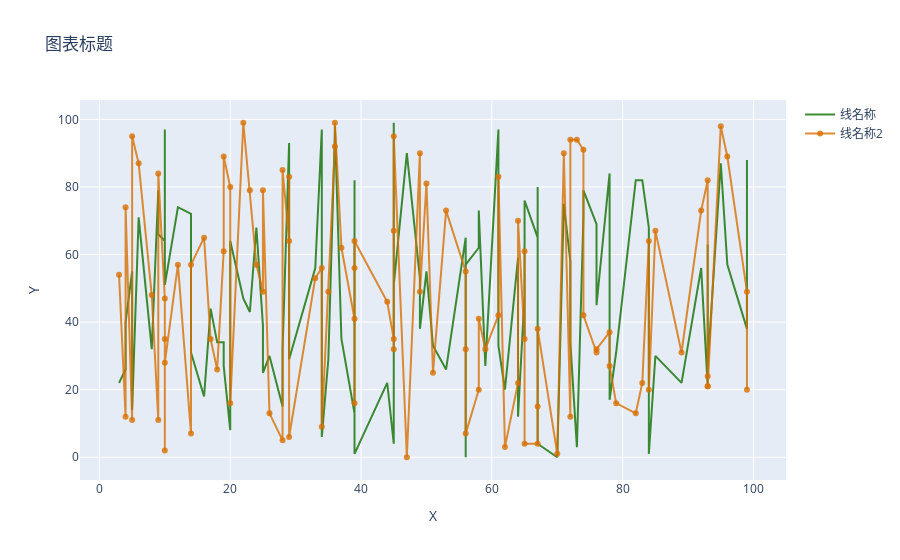

The notebook cell this image was saved under:
### Code cell
# 更新
fig.update_layout(
    title="图表标题"
)

### Figure 1 — Plotly figure (JSON) as saved in the notebook; plotly's stock layout.template omitted (floating-point values rounded to 4 significant figures)
{"data": [{"marker": {"color": "rgba(16, 112, 2, 0.8)"}, "mode": "lines", "name": "线名称", "text": [3, 4, 4, 5, 5, 6, 8, 9, 9, 10, 10, 10, 10, 12, 14, 14, 16, 17, 18, 19, 19, 20, 20, 22, 23, 24, 25, 25, 26, 28, 28, 29, 29, 29, 33, 34, 34, 35, 36, 36, 37, 39, 39, 39, 39, 44, 45, 45, 45, 45, 47, 49, 49, 50, 51, 53, 56, 56, 56, 58, 58, 59, 61, 61, 62, 64, 64, 65, 65, 65, 67, 67, 67, 70, 71, 72, 72, 73, 74, 74, 76, 76, 78, 78, 79, 82, 83, 84, 84, 85, 89, 92, 93, 93, 93, 93, 95, 96, 99, 99], "type": "scatter", "x": [3, 4, 4, 5, 5, 6, 8, 9, 9, 10, 10, 10, 10, 12, 14, 14, 16, 17, 18, 19, 19, 20, 20, 22, 23, 24, 25, 25, 26, 28, 28, 29, 29, 29, 33, 34, 34, 35, 36, 36, 37, 39, 39, 39, 39, 44, 45, 45, 45, 45, 47, 49, 49, 50, 51, 53, 56, 56, 56, 58, 58, 59, 61, 61, 62, 64, 64, 65, 65, 65, 67, 67, 67, 70, 71, 72, 72, 73, 74, 74, 76, 76, 78, 78, 79, 82, 83, 84, 84, 85, 89, 92, 93, 93, 93, 93, 95, 96, 99, 99], "y": [22, 26, 40, 55, 14, 71, 32, 79, 66, 64, 70, 97, 51, 74, 72, 31, 18, 44, 34, 34, 27, 8, 64, 47, 43, 68, 39, 25, 30, 15, 32, 93, 90, 29, 56, 97, 6, 29, 96, 98, 35, 13, 82, 63, 1, 22, 4, 12, 99, 51, 90, 53, 38, 55, 33, 26, 65, 0, 57, 62, 73, 27, 97, 33, 20, 59, 12, 48, 35, 76, 65, 80, 4, 0, 75, 58, 34, 3, 71, 79, 69, 45, 84, 17, 31, 82, 82, 68, 1, 30, 22, 56, 21, 63, 60, 27, 87, 57, 38, 88]}, {"marker": {"color": "rgba(216, 112, 2, 0.8)"}, "mode": "lines+markers", "name": "线名称2", "text": [3, 4, 4, 5, 5, 6, 8, 9, 9, 10, 10, 10, 10, 12, 14, 14, 16, 17, 18, 19, 19, 20, 20, 22, 23, 24, 25, 25, 26, 28, 28, 29, 29, 29, 33, 34, 34, 35, 36, 36, 37, 39, 39, 39, 39, 44, 45, 45, 45, 45, 47, 49, 49, 50, 51, 53, 56, 56, 56, 58, 58, 59, 61, 61, 62, 64, 64, 65, 65, 65, 67, 67, 67, 70, 71, 72, 72, 73, 74, 74, 76, 76, 78, 78, 79, 82, 83, 84, 84, 85, 89, 92, 93, 93, 93, 93, 95, 96, 99, 99], "type": "scatter", "x": [3, 4, 4, 5, 5, 6, 8, 9, 9, 10, 10, 10, 10, 12, 14, 14, 16, 17, 18, 19, 19, 20, 20, 22, 23, 24, 25, 25, 26, 28, 28, 29, 29, 29, 33, 34, 34, 35, 36, 36, 37, 39, 39, 39, 39, 44, 45, 45, 45, 45, 47, 49, 49, 50, 51, 53, 56, 56, 56, 58, 58, 59, 61, 61, 62, 64, 64, 65, 65, 65, 67, 67, 67, 70, 71, 72, 72, 73, 74, 74, 76, 76, 78, 78, 79, 82, 83, 84, 84, 85, 89, 92, 93, 93, 93, 93, 95, 96, 99, 99], "y": [54, 12, 74, 11, 95, 87, 48, 11, 84, 47, 35, 2, 28, 57, 7, 57, 65, 35, 26, 61, 89, 80, 16, 99, 79, 57, 49, 79, 13, 5, 85, 64, 83, 6, 53, 56, 9, 49, 92, 99, 62, 41, 56, 16, 64, 46, 35, 32, 67, 95, 0, 90, 49, 81, 25, 73, 55, 32, 7, 20, 41, 32, 42, 83, 3, 22, 70, 35, 61, 4, 4, 15, 38, 1, 90, 12, 94, 94, 91, 42, 31, 32, 37, 27, 16, 13, 22, 64, 20, 67, 31, 73, 82, 21, 24, 21, 98, 89, 49, 20]}], "layout": {"title": {"text": "图表标题"}, "xaxis": {"ticklen": 5, "title": {"text": "X"}, "zeroline": false}, "yaxis": {"ticklen": 5, "title": {"text": "Y"}, "zeroline": false}}}
